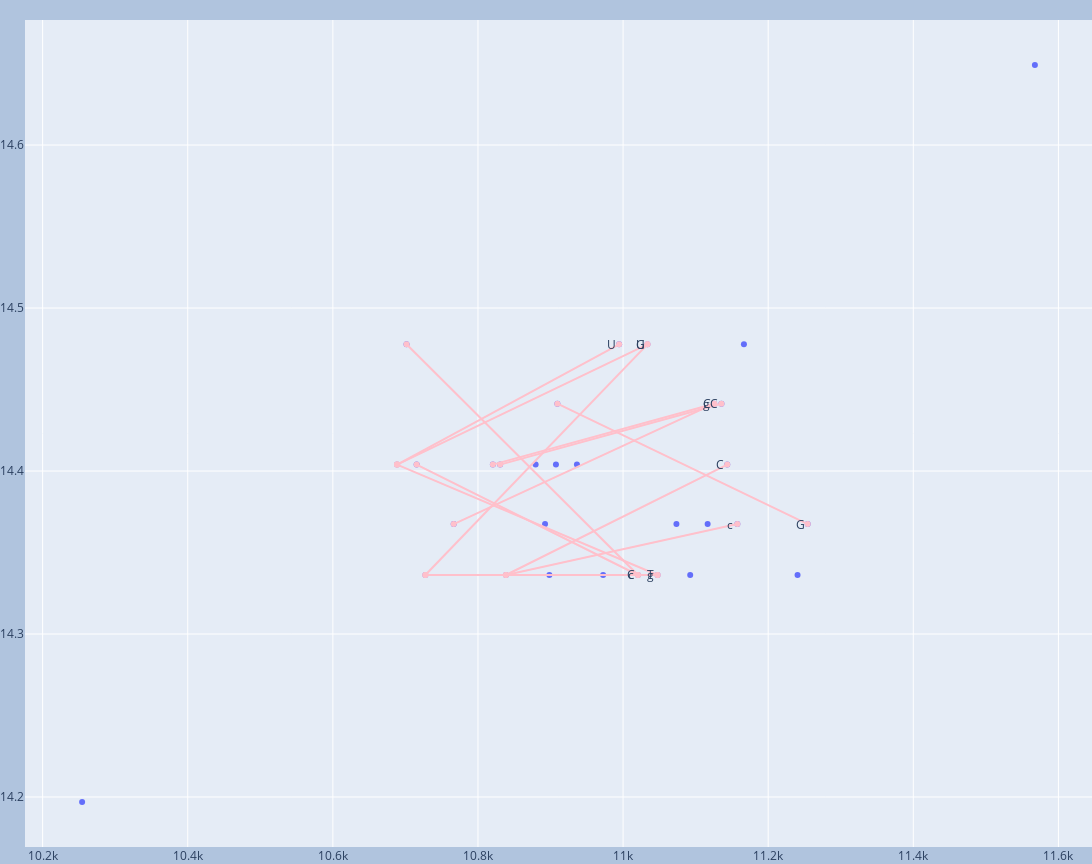

The code cell stored with this chart in its notebook:
### Code cell
bcr_focus = base_calling_random(df_focus)

plotly_basecalling(df_focus, bcr_focus[1])
# plt.scatter(df_focus.Mass, df_focus.RT)
# plt.scatter(df_zoomin.Mass, df_zoomin.RT, color='r')

### Figure 1 — Plotly figure (JSON) as saved in the notebook; plotly's stock layout.template omitted (floating-point values rounded to 4 significant figures)
{"data": [{"mode": "markers", "type": "scatter", "x": [10690.0, 10700.0, 10720.0, 10730.0, 10770.0, 10820.0, 10830.0, 10840.0, 10880.0, 10890.0, 10900.0, 10910.0, 10910.0, 10940.0, 10970.0, 10990.0, 11020.0, 11030.0, 11050.0, 11070.0, 11090.0, 11120.0, 11130.0, 11140.0, 11140.0, 11160.0, 11170.0, 11240.0, 11250.0, 10250.0, 11570.0], "y": [14.4, 14.48, 14.4, 14.34, 14.37, 14.4, 14.4, 14.34, 14.4, 14.37, 14.34, 14.4, 14.44, 14.4, 14.34, 14.48, 14.34, 14.48, 14.34, 14.37, 14.34, 14.37, 14.44, 14.44, 14.4, 14.37, 14.48, 14.34, 14.37, 14.2, 14.65]}, {"line": {"color": "pink"}, "mode": "lines+markers", "name": "C", "type": "scatter", "x": [10720.0, 11020.0], "y": [14.4, 14.34]}, {"line": {"color": "pink"}, "mode": "lines+markers", "name": "C", "type": "scatter", "x": [10820.0, 11130.0], "y": [14.4, 14.44]}, {"line": {"color": "pink"}, "mode": "lines+markers", "name": "C", "type": "scatter", "x": [10830.0, 11140.0], "y": [14.4, 14.44]}, {"line": {"color": "pink"}, "mode": "lines+markers", "name": "C", "type": "scatter", "x": [10840.0, 11140.0], "y": [14.34, 14.4]}, {"line": {"color": "pink"}, "mode": "lines+markers", "name": "G", "type": "scatter", "x": [10690.0, 11030.0], "y": [14.4, 14.48]}, {"line": {"color": "pink"}, "mode": "lines+markers", "name": "G", "type": "scatter", "x": [10910.0, 11250.0], "y": [14.44, 14.37]}, {"line": {"color": "pink"}, "mode": "lines+markers", "name": "U", "type": "scatter", "x": [10690.0, 10990.0], "y": [14.4, 14.48]}, {"line": {"color": "pink"}, "mode": "lines+markers", "name": "U", "type": "scatter", "x": [10730.0, 11030.0], "y": [14.34, 14.48]}, {"line": {"color": "pink"}, "mode": "lines+markers", "name": "g", "type": "scatter", "x": [10690.0, 11050.0], "y": [14.4, 14.34]}, {"line": {"color": "pink"}, "mode": "lines+markers", "name": "g", "type": "scatter", "x": [10770.0, 11130.0], "y": [14.37, 14.44]}, {"line": {"color": "pink"}, "mode": "lines+markers", "name": "c", "type": "scatter", "x": [10700.0, 11020.0], "y": [14.48, 14.34]}, {"line": {"color": "pink"}, "mode": "lines+markers", "name": "c", "type": "scatter", "x": [10840.0, 11160.0], "y": [14.34, 14.37]}, {"line": {"color": "pink"}, "mode": "lines+markers", "name": "T", "type": "scatter", "x": [10730.0, 11050.0], "y": [14.34, 14.34]}], "layout": {"annotations": [{"arrowhead": 1, "showarrow": false, "text": "C", "x": 11010.0, "y": 14.34}, {"arrowhead": 1, "showarrow": false, "text": "C", "x": 11120.0, "y": 14.44}, {"arrowhead": 1, "showarrow": false, "text": "C", "x": 11130.0, "y": 14.44}, {"arrowhead": 1, "showarrow": false, "text": "C", "x": 11130.0, "y": 14.4}, {"arrowhead": 1, "showarrow": false, "text": "G", "x": 11020.0, "y": 14.48}, {"arrowhead": 1, "showarrow": false, "text": "G", "x": 11240.0, "y": 14.37}, {"arrowhead": 1, "showarrow": false, "text": "U", "x": 10980.0, "y": 14.48}, {"arrowhead": 1, "showarrow": false, "text": "U", "x": 11020.0, "y": 14.48}, {"arrowhead": 1, "showarrow": false, "text": "g", "x": 11040.0, "y": 14.34}, {"arrowhead": 1, "showarrow": false, "text": "g", "x": 11120.0, "y": 14.44}, {"arrowhead": 1, "showarrow": false, "text": "c", "x": 11010.0, "y": 14.34}, {"arrowhead": 1, "showarrow": false, "text": "c", "x": 11150.0, "y": 14.37}, {"arrowhead": 1, "showarrow": false, "text": "T", "x": 11040.0, "y": 14.34}], "height": 864, "margin": {"b": 0, "l": 0, "r": 0, "t": 20}, "paper_bgcolor": "LightSteelBlue", "showlegend": false, "width": 1152}}
